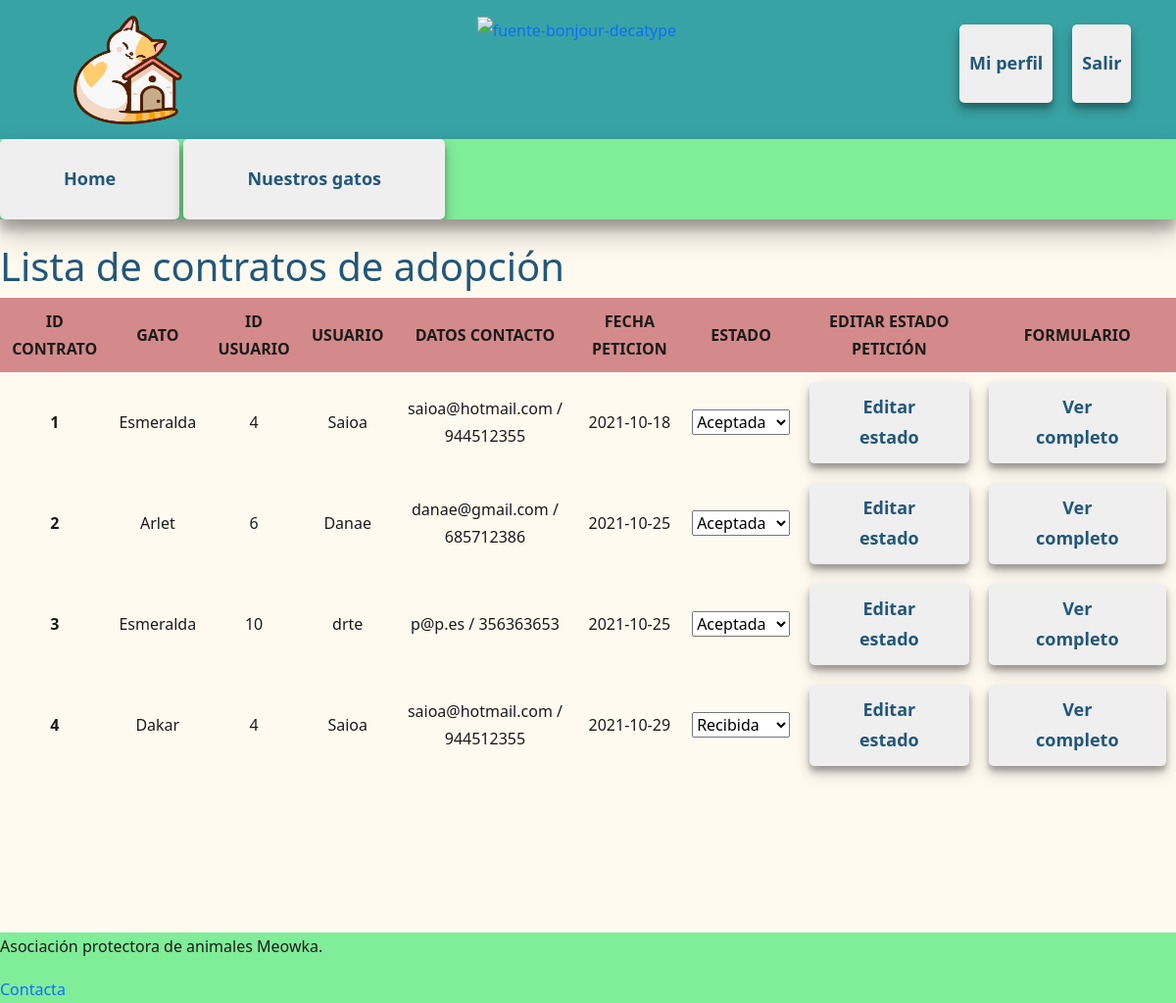
Screenshot of /adopciones (signed in) with the database file from the repository.
### tables this page shows
CREATE TABLE `adopcion` (
  `idAdop` int(10) NOT NULL,
  `ahora` varchar(50) DEFAULT NULL,
  `antes` varchar(50) DEFAULT NULL,
  `coment` varchar(255) DEFAULT NULL,
  `decision` varchar(255) DEFAULT NULL,
  `deseo` varchar(255) DEFAULT NULL,
  `estadoPeticion` varchar(50) NOT NULL,
  `fechaPeticion` date NOT NULL DEFAULT current_timestamp(),
  `horas` varchar(50) NOT NULL,
  `razon` varchar(255) DEFAULT NULL,
  `vive` varchar(50) NOT NULL,
  `idGato` int(50) NOT NULL,
  `idUsuario` int(50) NOT NULL
);

CREATE TABLE `gatos` (
  `idGato` int(11) NOT NULL,
  `nombreGato` varchar(50) NOT NULL,
  `edad` varchar(50) NOT NULL,
  `sexo` varchar(10) NOT NULL,
  `esterilizado` varchar(10) NOT NULL,
  `testado` varchar(10) NOT NULL,
  `caracter` varchar(50) NOT NULL,
  `descripcion` varchar(2000) NOT NULL,
  `img` varchar(255) NOT NULL,
  `fechaAlta` date NOT NULL DEFAULT current_timestamp(),
  `estado` varchar(10) NOT NULL
);

CREATE TABLE `usuarios` (
  `idUsuario` int(50) NOT NULL,
  `nombreUs` varchar(50) NOT NULL,
  `apellidos` varchar(100) NOT NULL,
  `email` varchar(100) NOT NULL,
  `direccion` varchar(100) NOT NULL,
  `poblacion` varchar(100) NOT NULL,
  `numTlf` int(20) NOT NULL,
  `fechNac` varchar(20) NOT NULL,
  `rol` varchar(20) NOT NULL,
  `pass` varchar(255) NOT NULL
);

### controlador/vista.controlador.php (called while the page is built)
<?php
class vistaController {
	private static $vista_path = './vista/';
	public function load_view($vista) {
		require_once( self::$vista_path . 'header.php' );
		require_once( self::$vista_path . $vista . '.php' );
		require_once( self::$vista_path . 'footer.php' );
	}
}
?>

### modelo/conexion.php (called while the page is built)
<?php
class Conexion{
public static function conexionbd(){
    try{
        $conexion=new PDO('mysql:host=localhost; dbname=meowka', 'root', '');
        $conexion->setAttribute(PDO::ATTR_ERRMODE, PDO::ERRMODE_EXCEPTION);
        $conexion->exec("SET CHARACTER SET UTF8");
    }
    catch(Exception $e){
        die("Error" . $e->getMessage());
        echo "Línea del error" . $e->getLine();
    }
    return $conexion;
}
}
?>

### controlador/adopcion.controlador.php (called while the page is built, shortened)
<?php
require_once('modelo/adopcion.modelo.php');
class controllerAdopcion{
    private $model;
    public function __construct()
    {
        $this->model = new Adopcion_modelo();
    }
    public function listado(){
        return $this->model->getAdopciones();
    }
}
   ?>

### modelo/adopcion.modelo.php (called while the page is built, shortened)
<?php
class Adopcion_modelo
{
	private $db;
    private $adopcion;
	public function __construct()
	{
		require_once('conexion.php');
		try
		{
			$this->db = Conexion::conexionbd();
			$this->adopcion=array();
		}
		catch(Exception $e)
		{
			die($e->getMessage());
		}
	}
	public function getAdopciones()
	{
		try
		{
            $consulta=$this->db->query("SELECT * FROM adopcion INNER JOIN usuarios ON (usuarios.idUsuario = adopcion.idUsuario)
			INNER JOIN gatos ON (gatos.idGato = adopcion.idGato) ");
			while ($filas =$consulta->fetch(PDO::FETCH_ASSOC)){
                $this->adopcion[]=$filas;
            }
			return $this->adopcion;
        }
		catch(Exception $e)
		{
			die($e->getMessage());
		}
	}
}
?>

### vista/listaAdopcion.vista.php (the view, shortened to what this page needs)
<?php
require_once('controlador/adopcion.controlador.php');
if(!isset($_POST['crud'])){
    $contrato=new controllerAdopcion();
?>
<main class="contenedor">
    <header class="titulo-ppal"><h1>Lista de contratos de adopción</h1></header>
            <table width="50%" border="0" align="center">
                <thead>
                        <th scope="col">ID CONTRATO</th>
                        <th scope="col">GATO</th>
                        <th scope="col">ID USUARIO</th>
                        <th scope="col">USUARIO</th>
                        <th scope="col">DATOS CONTACTO</th>
                        <th scope="col">FECHA PETICION</th>
                        <th scope="col">ESTADO</th>
                        <th scope="col">EDITAR ESTADO PETICIÓN</th>
                        <th scope="col">FORMULARIO</th>
                </thead>
                <tbody>
                    <?php
                    foreach ($contrato->listado() as $registro):?>
                    <tr>
                    <th scope="row"><?php echo $registro["idAdop"]?></th>
                        <td><?php echo $registro["nombreGato"]?></td>
                        <td><?php echo $registro["idUsuario"]?></a></td>
                        <td><?php echo $registro["nombreUs"]?></td>
                        <td><?php echo $registro["email"]?> / <?php echo $registro["numTlf"]?></td>
                        <td><?php echo $registro["fechaPeticion"]?></td>
                        <td>
                        <form method="POST">
                                <select name="estado" id="">
                                    <option name="estadoPeticion" value="<?php echo $registro["estadoPeticion"]?>"><?php echo $registro["estadoPeticion"]?></option>
                                </select>
                        <td>
                            <button type="submit">Editar estado</button>
                        </td>
                             </form>
                        </td>
                        <td>
                            <form method="POST">
                                <button type="submit" ><i class="fas fa-trash"></i>Ver completo</button>
                            </form>
                        </td>
                    </tr>
                    <?php endforeach;?>
                </tbody>
            </table>
</main>
<?php
}
?>

### assets/css/styles.css (style rules this page uses)
body { line-height: 1.75; color: #1a1a1a; background-color: floralwhite; }
button { display: inline-block; padding: 10px 45px 10px 45px; border: 0; border-radius: 5px; color: #22577a; font-weight: bold; font-size: large; box-shadow: 0 7px 14px rgba(0, 0, 0, 0.25), 0 5px 5px rgba(0, 0, 0, 0.22); }
.contenedor { position: relative; margin-bottom: 20vh; }
.titulo-ppal { display: flex; flex-direction: row; flex-wrap: wrap; justify-content: space-between; margin-top: 1.5rem; color: #22577a; }
table { width: 100%; border-collapse: collapse; text-align: center; white-space: normal; word-wrap: break-word; }
th, td { padding: 10px; }
thead { background-color: #d48a8a; }

### rows the page displays
adopcion: idAdop "1", idGato.nombreGato "Esmeralda", idUsuario.idUsuario "4", idUsuario.nombreUs "Saioa", idUsuario.email "saioa@hotmail.com", idUsuario.numTlf "944512355", fechaPeticion "2021-10-18", estado "Aceptada"
adopcion: idAdop "2", idGato.nombreGato "Arlet", idUsuario.idUsuario "6", idUsuario.nombreUs "Danae", idUsuario.email "danae@gmail.com", idUsuario.numTlf "685712386", fechaPeticion "2021-10-25", estado "Aceptada"
adopcion: idAdop "3", idGato.nombreGato "Esmeralda", idUsuario.idUsuario "10", idUsuario.nombreUs "drte", idUsuario.email "p@p.es", idUsuario.numTlf "356363653", fechaPeticion "2021-10-25", estado "Aceptada"
adopcion: idAdop "4", idGato.nombreGato "Dakar", idUsuario.idUsuario "4", idUsuario.nombreUs "Saioa", idUsuario.email "saioa@hotmail.com", idUsuario.numTlf "944512355", fechaPeticion "2021-10-29", estado "Recibida"
